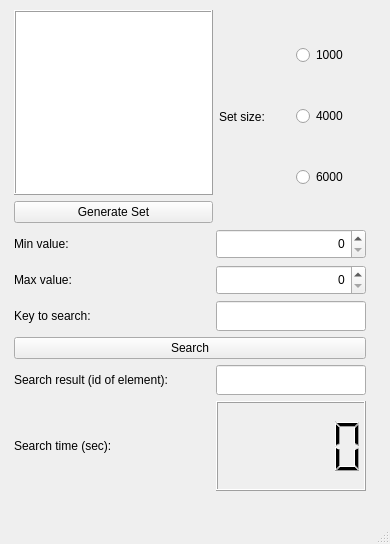
<?xml version="1.0" encoding="UTF-8"?>
<ui version="4.0">
 <class>MainWindow</class>
 <widget class="QMainWindow" name="MainWindow">
  <property name="enabled">
   <bool>true</bool>
  </property>
  <property name="geometry">
   <rect>
    <x>0</x>
    <y>0</y>
    <width>390</width>
    <height>544</height>
   </rect>
  </property>
  <property name="windowTitle">
   <string>MainWindow</string>
  </property>
  <property name="locale">
   <locale language="English" country="UnitedStates"/>
  </property>
  <widget class="QWidget" name="centralwidget">
   <property name="sizePolicy">
    <sizepolicy hsizetype="Fixed" vsizetype="Fixed">
     <horstretch>0</horstretch>
     <verstretch>0</verstretch>
    </sizepolicy>
   </property>
   <property name="contextMenuPolicy">
    <enum>Qt::PreventContextMenu</enum>
   </property>
   <widget class="QWidget" name="gridLayoutWidget_2">
    <property name="geometry">
     <rect>
      <x>10</x>
      <y>10</y>
      <width>361</width>
      <height>481</height>
     </rect>
    </property>
    <layout class="QGridLayout" name="gridLayout_2">
     <property name="sizeConstraint">
      <enum>QLayout::SetNoConstraint</enum>
     </property>
     <item row="2" column="0">
      <layout class="QGridLayout" name="gridLayout">
       <item row="2" column="0">
        <layout class="QHBoxLayout" name="horizontalLayout_3">
         <item>
          <widget class="QLabel" name="label_3">
           <property name="font">
            <font>
             <pointsize>9</pointsize>
            </font>
           </property>
           <property name="text">
            <string>Search result (id of element):</string>
           </property>
          </widget>
         </item>
         <item>
          <widget class="QLineEdit" name="searchResult">
           <property name="sizePolicy">
            <sizepolicy hsizetype="Minimum" vsizetype="Fixed">
             <horstretch>0</horstretch>
             <verstretch>0</verstretch>
            </sizepolicy>
           </property>
           <property name="minimumSize">
            <size>
             <width>150</width>
             <height>30</height>
            </size>
           </property>
           <property name="maximumSize">
            <size>
             <width>150</width>
             <height>30</height>
            </size>
           </property>
           <property name="font">
            <font>
             <pointsize>9</pointsize>
            </font>
           </property>
           <property name="layoutDirection">
            <enum>Qt::LeftToRight</enum>
           </property>
           <property name="alignment">
            <set>Qt::AlignRight|Qt::AlignTrailing|Qt::AlignVCenter</set>
           </property>
          </widget>
         </item>
        </layout>
       </item>
       <item row="1" column="0">
        <layout class="QVBoxLayout" name="verticalLayout_4">
         <item>
          <layout class="QHBoxLayout" name="horizontalLayout_2">
           <item>
            <widget class="QLabel" name="label_2">
             <property name="minimumSize">
              <size>
               <width>196</width>
               <height>30</height>
              </size>
             </property>
             <property name="maximumSize">
              <size>
               <width>196</width>
               <height>30</height>
              </size>
             </property>
             <property name="font">
              <font>
               <pointsize>9</pointsize>
              </font>
             </property>
             <property name="text">
              <string>Key to search:</string>
             </property>
            </widget>
           </item>
           <item>
            <widget class="QLineEdit" name="searchKey">
             <property name="sizePolicy">
              <sizepolicy hsizetype="Minimum" vsizetype="Fixed">
               <horstretch>0</horstretch>
               <verstretch>0</verstretch>
              </sizepolicy>
             </property>
             <property name="minimumSize">
              <size>
               <width>150</width>
               <height>30</height>
              </size>
             </property>
             <property name="maximumSize">
              <size>
               <width>148</width>
               <height>30</height>
              </size>
             </property>
             <property name="font">
              <font>
               <pointsize>9</pointsize>
              </font>
             </property>
             <property name="layoutDirection">
              <enum>Qt::LeftToRight</enum>
             </property>
             <property name="alignment">
              <set>Qt::AlignRight|Qt::AlignTrailing|Qt::AlignVCenter</set>
             </property>
            </widget>
           </item>
          </layout>
         </item>
         <item>
          <widget class="QPushButton" name="searchButton">
           <property name="font">
            <font>
             <pointsize>9</pointsize>
            </font>
           </property>
           <property name="text">
            <string>Search</string>
           </property>
          </widget>
         </item>
        </layout>
       </item>
      </layout>
     </item>
     <item row="3" column="0">
      <layout class="QHBoxLayout" name="horizontalLayout_4">
       <item>
        <widget class="QLabel" name="label_4">
         <property name="sizePolicy">
          <sizepolicy hsizetype="Preferred" vsizetype="Preferred">
           <horstretch>0</horstretch>
           <verstretch>0</verstretch>
          </sizepolicy>
         </property>
         <property name="minimumSize">
          <size>
           <width>0</width>
           <height>30</height>
          </size>
         </property>
         <property name="maximumSize">
          <size>
           <width>16777215</width>
           <height>30</height>
          </size>
         </property>
         <property name="font">
          <font>
           <pointsize>9</pointsize>
          </font>
         </property>
         <property name="text">
          <string>Search time (sec):</string>
         </property>
        </widget>
       </item>
       <item>
        <widget class="QLCDNumber" name="searchTime">
         <property name="sizePolicy">
          <sizepolicy hsizetype="Fixed" vsizetype="MinimumExpanding">
           <horstretch>0</horstretch>
           <verstretch>0</verstretch>
          </sizepolicy>
         </property>
         <property name="minimumSize">
          <size>
           <width>0</width>
           <height>90</height>
          </size>
         </property>
         <property name="maximumSize">
          <size>
           <width>150</width>
           <height>90</height>
          </size>
         </property>
         <property name="font">
          <font>
           <pointsize>9</pointsize>
          </font>
         </property>
         <property name="mode">
          <enum>QLCDNumber::Bin</enum>
         </property>
        </widget>
       </item>
      </layout>
     </item>
     <item row="0" column="0">
      <layout class="QHBoxLayout" name="horizontalLayout">
       <item>
        <layout class="QVBoxLayout" name="verticalLayout_3">
         <item>
          <widget class="QTextEdit" name="generatedSet">
           <property name="sizePolicy">
            <sizepolicy hsizetype="Fixed" vsizetype="Expanding">
             <horstretch>0</horstretch>
             <verstretch>0</verstretch>
            </sizepolicy>
           </property>
           <property name="maximumSize">
            <size>
             <width>199</width>
             <height>16777209</height>
            </size>
           </property>
           <property name="font">
            <font>
             <pointsize>9</pointsize>
            </font>
           </property>
           <property name="frameShape">
            <enum>QFrame::Box</enum>
           </property>
           <property name="frameShadow">
            <enum>QFrame::Raised</enum>
           </property>
          </widget>
         </item>
         <item>
          <widget class="QPushButton" name="generateSet_button">
           <property name="font">
            <font>
             <pointsize>9</pointsize>
            </font>
           </property>
           <property name="styleSheet">
            <string notr="true"/>
           </property>
           <property name="text">
            <string>Generate Set</string>
           </property>
          </widget>
         </item>
        </layout>
       </item>
       <item>
        <widget class="QLabel" name="label">
         <property name="enabled">
          <bool>true</bool>
         </property>
         <property name="sizePolicy">
          <sizepolicy hsizetype="Preferred" vsizetype="Preferred">
           <horstretch>0</horstretch>
           <verstretch>0</verstretch>
          </sizepolicy>
         </property>
         <property name="minimumSize">
          <size>
           <width>65</width>
           <height>0</height>
          </size>
         </property>
         <property name="font">
          <font>
           <pointsize>9</pointsize>
          </font>
         </property>
         <property name="text">
          <string>Set size:</string>
         </property>
         <property name="textFormat">
          <enum>Qt::PlainText</enum>
         </property>
        </widget>
       </item>
       <item>
        <layout class="QVBoxLayout" name="verticalLayout_2">
         <item>
          <widget class="QRadioButton" name="radioButton">
           <property name="font">
            <font>
             <pointsize>9</pointsize>
            </font>
           </property>
           <property name="text">
            <string>1000</string>
           </property>
          </widget>
         </item>
         <item>
          <widget class="QRadioButton" name="radioButton_2">
           <property name="font">
            <font>
             <pointsize>9</pointsize>
            </font>
           </property>
           <property name="text">
            <string>4000</string>
           </property>
          </widget>
         </item>
         <item>
          <widget class="QRadioButton" name="radioButton_3">
           <property name="font">
            <font>
             <pointsize>9</pointsize>
            </font>
           </property>
           <property name="text">
            <string>6000</string>
           </property>
          </widget>
         </item>
        </layout>
       </item>
      </layout>
     </item>
     <item row="1" column="0">
      <layout class="QHBoxLayout" name="horizontalLayout_5">
       <item>
        <layout class="QVBoxLayout" name="verticalLayout">
         <item>
          <widget class="QLabel" name="label_5">
           <property name="maximumSize">
            <size>
             <width>196</width>
             <height>16777215</height>
            </size>
           </property>
           <property name="font">
            <font>
             <pointsize>9</pointsize>
            </font>
           </property>
           <property name="text">
            <string>Min value:</string>
           </property>
          </widget>
         </item>
         <item>
          <widget class="QLabel" name="label_6">
           <property name="minimumSize">
            <size>
             <width>196</width>
             <height>30</height>
            </size>
           </property>
           <property name="maximumSize">
            <size>
             <width>196</width>
             <height>30</height>
            </size>
           </property>
           <property name="font">
            <font>
             <pointsize>9</pointsize>
            </font>
           </property>
           <property name="text">
            <string>Max value:</string>
           </property>
          </widget>
         </item>
        </layout>
       </item>
       <item>
        <layout class="QVBoxLayout" name="verticalLayout_5">
         <item>
          <widget class="QSpinBox" name="minVal">
           <property name="minimumSize">
            <size>
             <width>150</width>
             <height>30</height>
            </size>
           </property>
           <property name="maximumSize">
            <size>
             <width>150</width>
             <height>30</height>
            </size>
           </property>
           <property name="font">
            <font>
             <pointsize>9</pointsize>
            </font>
           </property>
           <property name="layoutDirection">
            <enum>Qt::LeftToRight</enum>
           </property>
           <property name="alignment">
            <set>Qt::AlignRight|Qt::AlignTrailing|Qt::AlignVCenter</set>
           </property>
          </widget>
         </item>
         <item>
          <widget class="QSpinBox" name="maxVal">
           <property name="minimumSize">
            <size>
             <width>150</width>
             <height>30</height>
            </size>
           </property>
           <property name="maximumSize">
            <size>
             <width>150</width>
             <height>30</height>
            </size>
           </property>
           <property name="font">
            <font>
             <pointsize>9</pointsize>
            </font>
           </property>
           <property name="alignment">
            <set>Qt::AlignRight|Qt::AlignTrailing|Qt::AlignVCenter</set>
           </property>
          </widget>
         </item>
        </layout>
       </item>
      </layout>
     </item>
    </layout>
   </widget>
  </widget>
  <widget class="QMenuBar" name="menubar">
   <property name="geometry">
    <rect>
     <x>0</x>
     <y>0</y>
     <width>390</width>
     <height>26</height>
    </rect>
   </property>
  </widget>
  <widget class="QStatusBar" name="statusbar"/>
 </widget>
 <resources/>
 <connections/>
</ui>
